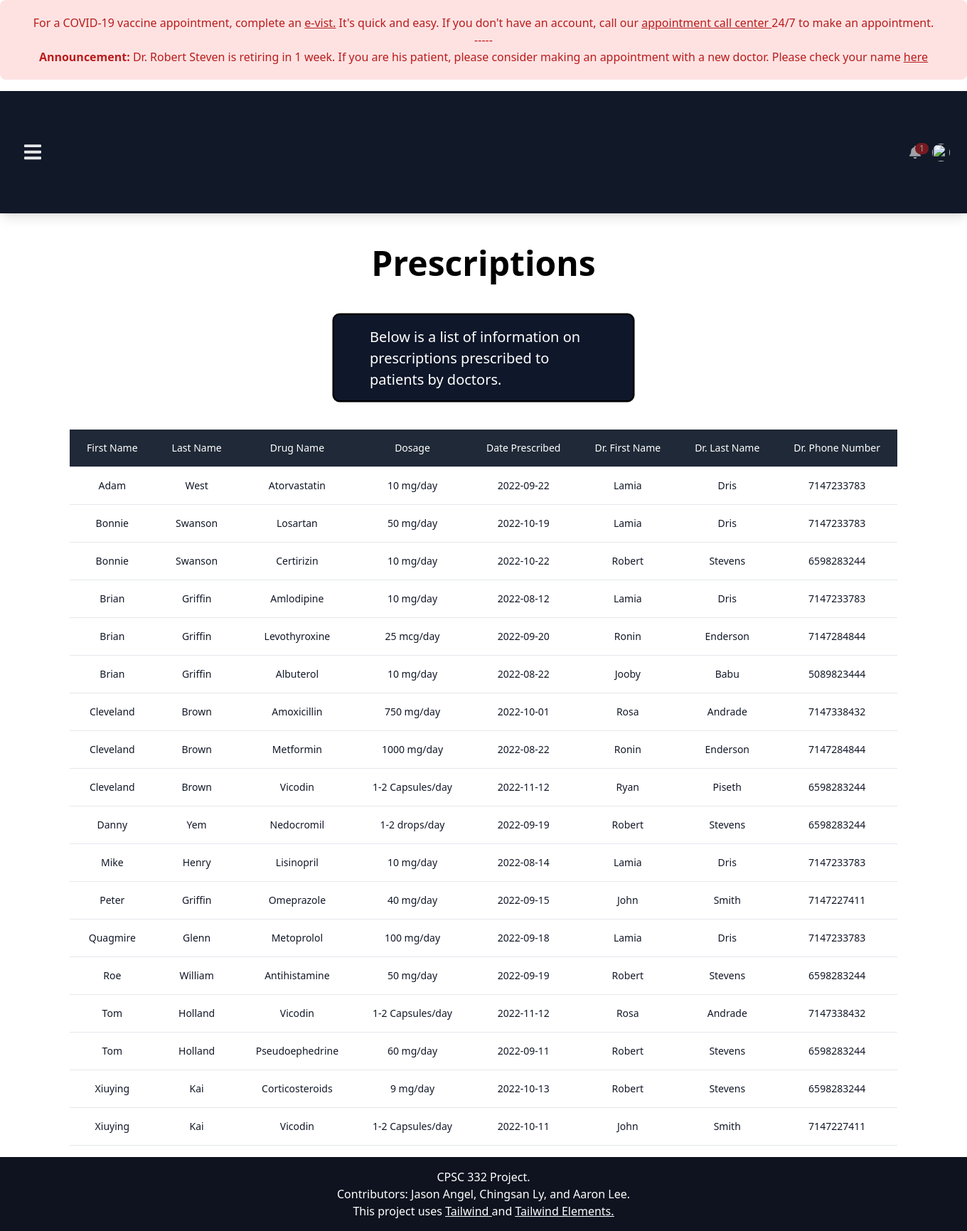
Page /prescriptions.php on the committed database.
### tables this page shows
CREATE TABLE Patient (
  SSN int NOT NULL,
  Last_Name varchar(50),
  PhoneNumber varchar(10),
  Street_Name varchar(50),
  Street_Number varchar(50),
  City varchar(50),
  State varchar(2),
  Zip_Code varchar(9),
  First_Name varchar(10),
  Insurance_ID varchar(15)
);

CREATE TABLE Prescription (
	Prescription_ID int NOT NULL,
    Drug_Name varchar(50),
    Dosage varchar(50),
    Number_Refill int,
    Date_Prescribed DATE,
    Most_Recent_Filling DATE,
    Prescribed_by varchar(50),
    Patient_SSN int NOT NULL,
    FOREIGN KEY (Patient_SSN) REFERENCES Patient(SSN)
    );

CREATE TABLE Drug (
	Drug_Name varchar(50) PRIMARY KEY,
    Dosage varchar(50)
    );

CREATE TABLE Doctor_Prescribe (
	Prescription_ID INT NOT NULL,
    Date_Prescribed DATE,
    Prescribed_by varchar(50),
    FOREIGN KEY (Prescribed_by) REFERENCES Doctor(DoctorID)
);

CREATE TABLE Doctor (
	DoctorID varchar(50),
    Last_Name varchar(50),
    First_Name varchar(50) UNIQUE,
    Phone_Number varchar(10),
    Specialty varchar(40),
    Salary varchar(40)
    
    );

### prescriptions.php (the view, shortened to what this page needs)
<!DOCTYPE html>
<html lang="en">
<?php include('header.php'); ?>
<main style="min-height: calc(100vh - 176px - 104px);">
    <h1 class="font-semibold leading-tight text-5xl mt-0 mb-2 text-grey-600 bold text-center mt-10">Prescriptions</h1>
    <div class="flex items-center justify-center mb-10 scale-125">
        <div class="border-2 border-black bg-slate-900 basis-3/12 text-white rounded-lg mt-10 px-10 py-3">
            <p>Below is a list of information on prescriptions prescribed to patients by doctors.</p>
        </div>
    </div>
    <?php
        $server = 'localhost';
        $username = 'root';
        $password = '';
        $database = 'docOffice';
        $connection = new mysqli($server, $username, $password, $database, 3306) or die("not connected");
        $sql = "select Patient.First_Name, Patient.Last_Name, Prescription.Drug_Name, Drug.Dosage, Doctor_Prescribe.Date_Prescribed, Doctor.First_Name as Dr_Fname, Doctor.Last_Name as Dr_Lname, Doctor.Phone_Number as Dr_PhoneNum
                    from Patient, Prescription, Doctor, Doctor_Prescribe, Drug
                    where Prescription.Patient_SSN = Patient.SSN and Doctor_Prescribe.Prescribed_by = Doctor.DoctorID
                    AND Prescription.Drug_Name = Drug.Drug_Name
                    AND Prescription.Prescription_ID = Doctor_Prescribe.Prescription_ID
                    order by Patient.First_Name asc";
        $result = mysqli_query($connection, $sql);
        print "<div class = 'flex items-center justify-center'>";
        print "<div class='flex flex-ol'>";
        print "<div class='overflow-x-auto sm:-mx-6 lg:-mx-8'>";
        print "<div class='py-4 inline-block min-w-full sm:px-6 lg:px-8'>";
        print "<div class='overflow-hidden'>";
        print "<table class='min-w-full text-center'>";
        print "<thead class='border-b bg-gray-800'>";
        print "<tr>";
        print "<th scope='col' class='text-sm font-medium text-white px-6 py-4'>";
        print "First Name";
        print "</th>";
        print "<th scope='col' class='text-sm font-medium text-white px-6 py-4'>";
        print "Last Name";
        print "</th>";
        print "<th scope='col' class='text-sm font-medium text-white px-6 py-4'>";
        print "Drug Name";
        print "</th>";
        print "<th scope='col' class='text-sm font-medium text-white px-6 py-4'>";
        print "Dosage";
        print "</th>";
        print "<th scope='col' class='text-sm font-medium text-white px-6 py-4'>";
        print "Date Prescribed";
        print "</th>";
        print "<th scope='col' class='text-sm font-medium text-white px-6 py-4'>";
        print "Dr. First Name";
        print "</th>";
        print "<th scope='col' class='text-sm font-medium text-white px-6 py-4'>";
        print "Dr. Last Name";
        print "</th>";
        print "<th scope='col' class='text-sm font-medium text-white px-6 py-4'>";
        print "Dr. Phone Number";
        print "</th>";
        print "</tr>";
        print "</thead class='border-b'>";
        print "<tbody>";
        while ($row = mysqli_fetch_array($result)) {
            print "<tr class='bg-white border-b'>";
            print "<td class='text-sm text-gray-900 font-light px-6 py-4 whitespace-nowrap'>$row[First_Name]</td>";
            print "<td class='text-sm text-gray-900 font-light px-6 py-4 whitespace-nowrap'>$row[Last_Name]</td>";
            print "<td class='text-sm text-gray-900 font-light px-6 py-4 whitespace-nowrap'>$row[Drug_Name]</td>";
            print "<td class='text-sm text-gray-900 font-light px-6 py-4 whitespace-nowrap'>$row[Dosage]</td>";
            print "<td class='text-sm text-gray-900 font-light px-6 py-4 whitespace-nowrap'>$row[Date_Prescribed]</td>";
            print "<td class='text-sm text-gray-900 font-light px-6 py-4 whitespace-nowrap'>$row[Dr_Fname]</td>";
            print "<td class='text-sm text-gray-900 font-light px-6 py-4 whitespace-nowrap'>$row[Dr_Lname]</td>";
            print "<td class='text-sm text-gray-900 font-light px-6 py-4 whitespace-nowrap'>$row[Dr_PhoneNum]</td>";
            print "</tr class='bg-white border-b'>";
        }
        print "</tbody>";
        print "</table>";
        print "</div>";
        print "</div>";
        print "</div>";
        print "</div>";
        print "</div>";
    ?>
</main>
<?php include('footer.php'); ?>
</html>

### rows in the picture
patient: First_Name "Adam", Last_Name "West", prescription.Drug_Name "Atorvastatin", drug.Dosage "10 mg/day", doctor_prescribe.Date_Prescribed "2022-09-22", doctor.First_Name "Lamia", doctor.Last_Name "Dris", doctor.Phone_Number "7147233783"
patient: First_Name "Bonnie", Last_Name "Swanson", prescription.Drug_Name "Losartan", drug.Dosage "50 mg/day", doctor_prescribe.Date_Prescribed "2022-10-19", doctor.First_Name "Lamia", doctor.Last_Name "Dris", doctor.Phone_Number "7147233783", prescription.Drug_Name "Certirizin", drug.Dosage "10 mg/day", doctor_prescribe.Date_Prescribed "2022-10-22", doctor.First_Name "Robert", doctor.Last_Name "Stevens", doctor.Phone_Number "6598283244"
patient: First_Name "Brian", Last_Name "Griffin", prescription.Drug_Name "Amlodipine", drug.Dosage "10 mg/day", doctor_prescribe.Date_Prescribed "2022-08-12", doctor.First_Name "Lamia", doctor.Last_Name "Dris", doctor.Phone_Number "7147233783", prescription.Drug_Name "Levothyroxine", drug.Dosage "25 mcg/day", doctor_prescribe.Date_Prescribed "2022-09-20", doctor.First_Name "Ronin", doctor.Last_Name "Enderson", doctor.Phone_Number "7147284844", prescription.Drug_Name "Albuterol", doctor_prescribe.Date_Prescribed "2022-08-22", doctor.First_Name "Jooby", doctor.Last_Name "Babu", doctor.Phone_Number "5089823444"
patient: First_Name "Cleveland", Last_Name "Brown", prescription.Drug_Name "Amoxicillin", drug.Dosage "750 mg/day", doctor_prescribe.Date_Prescribed "2022-10-01", doctor.First_Name "Rosa", doctor.Last_Name "Andrade", doctor.Phone_Number "7147338432", prescription.Drug_Name "Metformin", drug.Dosage "1000 mg/day", doctor_prescribe.Date_Prescribed "2022-08-22", doctor.First_Name "Ronin", doctor.Last_Name "Enderson", doctor.Phone_Number "7147284844", prescription.Drug_Name "Vicodin", drug.Dosage "1-2 Capsules/day", doctor_prescribe.Date_Prescribed "2022-11-12", doctor.First_Name "Ryan", doctor.Last_Name "Piseth", doctor.Phone_Number "6598283244"
patient: First_Name "Danny", Last_Name "Yem", prescription.Drug_Name "Nedocromil", drug.Dosage "1-2 drops/day", doctor_prescribe.Date_Prescribed "2022-09-19", doctor.First_Name "Robert", doctor.Last_Name "Stevens", doctor.Phone_Number "6598283244"
patient: First_Name "Mike", Last_Name "Henry", prescription.Drug_Name "Lisinopril", drug.Dosage "10 mg/day", doctor_prescribe.Date_Prescribed "2022-08-14", doctor.First_Name "Lamia", doctor.Last_Name "Dris", doctor.Phone_Number "7147233783"
patient: First_Name "Peter", Last_Name "Griffin", prescription.Drug_Name "Omeprazole", drug.Dosage "40 mg/day", doctor_prescribe.Date_Prescribed "2022-09-15", doctor.First_Name "John", doctor.Last_Name "Smith", doctor.Phone_Number "7147227411"
patient: First_Name "Quagmire", Last_Name "Glenn", prescription.Drug_Name "Metoprolol", drug.Dosage "100 mg/day", doctor_prescribe.Date_Prescribed "2022-09-18", doctor.First_Name "Lamia", doctor.Last_Name "Dris", doctor.Phone_Number "7147233783"
patient: First_Name "Roe", Last_Name "William", prescription.Drug_Name "Antihistamine", drug.Dosage "50 mg/day", doctor_prescribe.Date_Prescribed "2022-09-19", doctor.First_Name "Robert", doctor.Last_Name "Stevens", doctor.Phone_Number "6598283244"
patient: First_Name "Tom", Last_Name "Holland", prescription.Drug_Name "Vicodin", drug.Dosage "1-2 Capsules/day", doctor_prescribe.Date_Prescribed "2022-11-12", doctor.First_Name "Rosa", doctor.Last_Name "Andrade", doctor.Phone_Number "7147338432", prescription.Drug_Name "Pseudoephedrine", drug.Dosage "60 mg/day", doctor_prescribe.Date_Prescribed "2022-09-11", doctor.First_Name "Robert", doctor.Last_Name "Stevens", doctor.Phone_Number "6598283244"
patient: First_Name "Xiuying", Last_Name "Kai", prescription.Drug_Name "Corticosteroids", drug.Dosage "9 mg/day", doctor_prescribe.Date_Prescribed "2022-10-13", doctor.First_Name "Robert", doctor.Last_Name "Stevens", doctor.Phone_Number "6598283244", prescription.Drug_Name "Vicodin", drug.Dosage "1-2 Capsules/day", doctor_prescribe.Date_Prescribed "2022-10-11", doctor.First_Name "John", doctor.Last_Name "Smith", doctor.Phone_Number "7147227411"
